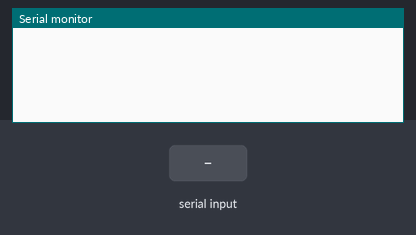
A sketch run on a simulated Arduino Uno, built with avr-gcc and run on an emulated ATmega328P. On the bench: the last lines printed to the serial monitor. Inputs (shaded band) come from the test bench.

Above: at 1.2 s.
1.3 s: "90,45\n" received over Serial
At 2.5 s:
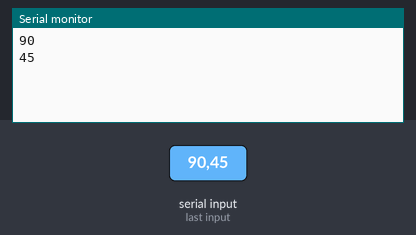
3.5 s: "30,150\n" received over Serial
At 5.2 s:
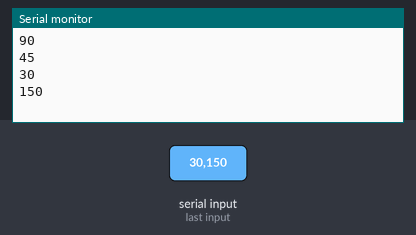
Timing chart, 0 to 6.7 s (numbered marks = the images above; inputs shaded):
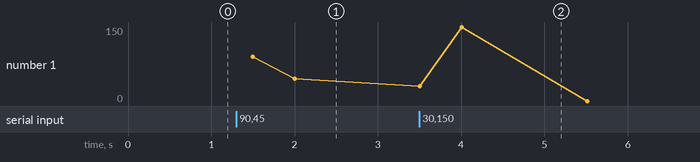

The sketch:

receive_int.ino
```cpp
void setup() {
  // put your setup code here, to run once:
  Serial.begin(9600);
}

void loop() {
  // put your main code here, to run repeatedly:
  if (Serial.available() > 0) {
    int num = Serial.parseInt();
    Serial.println(num);
    Serial.flush();
  }
  delay(500);
}
```

Measured:
- after the input at 1.3 s, the serial monitor: prints a new line after 0.20 s (image 1)
- after the input at 3.5 s, the serial monitor: prints a new line at once (image 2)
